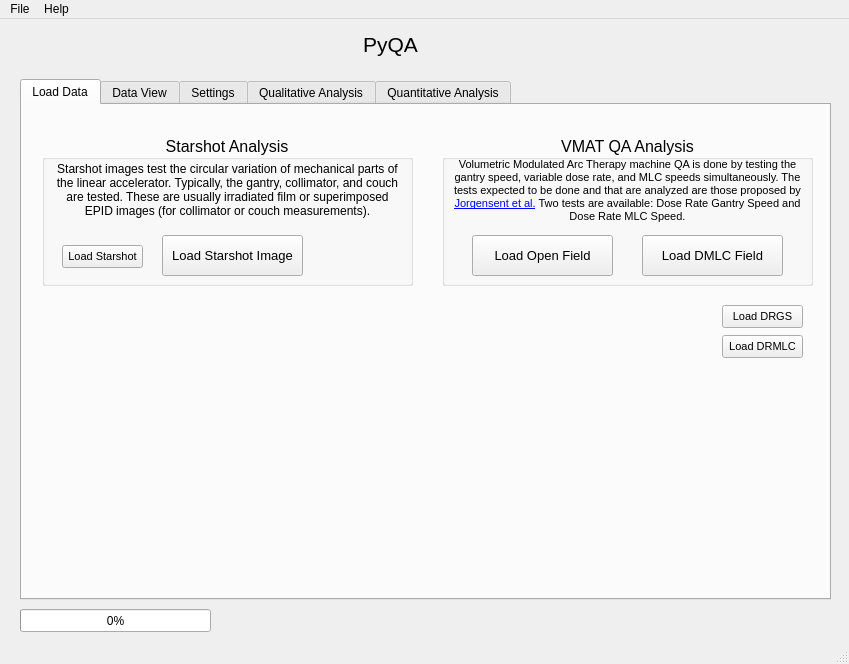
<?xml version="1.0" encoding="UTF-8"?>
<ui version="4.0">
 <class>PyQA_MainWindow</class>
 <widget class="QMainWindow" name="PyQA_MainWindow">
  <property name="geometry">
   <rect>
    <x>0</x>
    <y>0</y>
    <width>849</width>
    <height>664</height>
   </rect>
  </property>
  <property name="sizePolicy">
   <sizepolicy hsizetype="Preferred" vsizetype="Preferred">
    <horstretch>0</horstretch>
    <verstretch>0</verstretch>
   </sizepolicy>
  </property>
  <property name="windowTitle">
   <string>PyQA</string>
  </property>
  <widget class="QWidget" name="centralwidget">
   <widget class="QProgressBar" name="progressBar">
    <property name="enabled">
     <bool>true</bool>
    </property>
    <property name="geometry">
     <rect>
      <x>20</x>
      <y>590</y>
      <width>191</width>
      <height>23</height>
     </rect>
    </property>
    <property name="value">
     <number>0</number>
    </property>
   </widget>
   <widget class="QLabel" name="Title_label">
    <property name="geometry">
     <rect>
      <x>320</x>
      <y>10</y>
      <width>141</width>
      <height>31</height>
     </rect>
    </property>
    <property name="sizePolicy">
     <sizepolicy hsizetype="Maximum" vsizetype="Maximum">
      <horstretch>0</horstretch>
      <verstretch>0</verstretch>
     </sizepolicy>
    </property>
    <property name="text">
     <string>&lt;html&gt;&lt;head/&gt;&lt;body&gt;&lt;p&gt;&lt;span style=&quot; font-size:16pt;&quot;&gt;PyQA&lt;/span&gt;&lt;/p&gt;&lt;/body&gt;&lt;/html&gt;</string>
    </property>
    <property name="scaledContents">
     <bool>true</bool>
    </property>
    <property name="alignment">
     <set>Qt::AlignCenter</set>
    </property>
   </widget>
   <widget class="QTabWidget" name="main_widget">
    <property name="enabled">
     <bool>true</bool>
    </property>
    <property name="geometry">
     <rect>
      <x>20</x>
      <y>60</y>
      <width>811</width>
      <height>521</height>
     </rect>
    </property>
    <property name="tabPosition">
     <enum>QTabWidget::North</enum>
    </property>
    <property name="tabShape">
     <enum>QTabWidget::Rounded</enum>
    </property>
    <property name="currentIndex">
     <number>0</number>
    </property>
    <property name="elideMode">
     <enum>Qt::ElideNone</enum>
    </property>
    <widget class="QWidget" name="load_data_tab">
     <attribute name="title">
      <string>Load Data</string>
     </attribute>
     <widget class="QGroupBox" name="stargroupbox">
      <property name="geometry">
       <rect>
        <x>20</x>
        <y>30</y>
        <width>371</width>
        <height>151</height>
       </rect>
      </property>
      <property name="font">
       <font>
        <pointsize>12</pointsize>
        <weight>50</weight>
        <bold>false</bold>
        <strikeout>false</strikeout>
        <kerning>true</kerning>
       </font>
      </property>
      <property name="title">
       <string>Starshot Analysis</string>
      </property>
      <property name="alignment">
       <set>Qt::AlignCenter</set>
      </property>
      <property name="flat">
       <bool>false</bool>
      </property>
      <property name="checkable">
       <bool>false</bool>
      </property>
      <widget class="QPushButton" name="star_load_img">
       <property name="geometry">
        <rect>
         <x>120</x>
         <y>100</y>
         <width>141</width>
         <height>41</height>
        </rect>
       </property>
       <property name="sizePolicy">
        <sizepolicy hsizetype="Preferred" vsizetype="Preferred">
         <horstretch>0</horstretch>
         <verstretch>0</verstretch>
        </sizepolicy>
       </property>
       <property name="font">
        <font>
         <pointsize>10</pointsize>
        </font>
       </property>
       <property name="text">
        <string>Load Starshot Image</string>
       </property>
       <property name="default">
        <bool>false</bool>
       </property>
      </widget>
      <widget class="QLabel" name="label_5">
       <property name="geometry">
        <rect>
         <x>10</x>
         <y>20</y>
         <width>351</width>
         <height>71</height>
        </rect>
       </property>
       <property name="font">
        <font>
         <pointsize>8</pointsize>
        </font>
       </property>
       <property name="text">
        <string>&lt;html&gt;&lt;head/&gt;&lt;body&gt;&lt;p align=&quot;center&quot;&gt;&lt;span style=&quot; font-size:9pt;&quot;&gt;Starshot images test the circular variation of mechanical parts of the linear accelerator. Typically, the gantry, collimator, and couch are tested. These are usually irradiated film or superimposed EPID images (for collimator or couch measurements).&lt;/span&gt;&lt;/p&gt;&lt;/body&gt;&lt;/html&gt;</string>
       </property>
       <property name="alignment">
        <set>Qt::AlignCenter</set>
       </property>
       <property name="wordWrap">
        <bool>true</bool>
       </property>
      </widget>
      <widget class="QPushButton" name="autoloadStar">
       <property name="geometry">
        <rect>
         <x>20</x>
         <y>110</y>
         <width>81</width>
         <height>23</height>
        </rect>
       </property>
       <property name="font">
        <font>
         <pointsize>8</pointsize>
        </font>
       </property>
       <property name="text">
        <string>Load Starshot</string>
       </property>
      </widget>
     </widget>
     <widget class="QGroupBox" name="stargroupbox_2">
      <property name="geometry">
       <rect>
        <x>420</x>
        <y>30</y>
        <width>371</width>
        <height>151</height>
       </rect>
      </property>
      <property name="font">
       <font>
        <pointsize>12</pointsize>
        <weight>50</weight>
        <bold>false</bold>
        <strikeout>false</strikeout>
        <kerning>true</kerning>
       </font>
      </property>
      <property name="title">
       <string>VMAT QA Analysis</string>
      </property>
      <property name="alignment">
       <set>Qt::AlignCenter</set>
      </property>
      <property name="flat">
       <bool>false</bool>
      </property>
      <property name="checkable">
       <bool>false</bool>
      </property>
      <widget class="QPushButton" name="vmat_load_open_button">
       <property name="geometry">
        <rect>
         <x>30</x>
         <y>100</y>
         <width>141</width>
         <height>41</height>
        </rect>
       </property>
       <property name="sizePolicy">
        <sizepolicy hsizetype="Preferred" vsizetype="Preferred">
         <horstretch>0</horstretch>
         <verstretch>0</verstretch>
        </sizepolicy>
       </property>
       <property name="font">
        <font>
         <pointsize>10</pointsize>
        </font>
       </property>
       <property name="text">
        <string>Load Open Field</string>
       </property>
       <property name="default">
        <bool>false</bool>
       </property>
      </widget>
      <widget class="QLabel" name="label_6">
       <property name="geometry">
        <rect>
         <x>10</x>
         <y>20</y>
         <width>351</width>
         <height>71</height>
        </rect>
       </property>
       <property name="font">
        <font>
         <pointsize>8</pointsize>
        </font>
       </property>
       <property name="text">
        <string>&lt;html&gt;&lt;head/&gt;&lt;body&gt;&lt;p align=&quot;center&quot;&gt;Volumetric Modulated Arc Therapy machine QA is done by testing the gantry speed, variable dose rate, and MLC speeds simultaneously. The tests expected to be done and that are analyzed are those proposed by &lt;a href=&quot;http://scitation.aip.org/content/aapm/journal/medphys/38/3/10.1118/1.3552922&quot;&gt;&lt;span style=&quot; text-decoration: underline; color:#0000ff;&quot;&gt;Jorgensent et al.&lt;/span&gt;&lt;/a&gt; Two tests are available: Dose Rate Gantry Speed and Dose Rate MLC Speed.&lt;/p&gt;&lt;/body&gt;&lt;/html&gt;</string>
       </property>
       <property name="alignment">
        <set>Qt::AlignCenter</set>
       </property>
       <property name="wordWrap">
        <bool>true</bool>
       </property>
      </widget>
      <widget class="QPushButton" name="vmat_load_dmlc_button">
       <property name="geometry">
        <rect>
         <x>200</x>
         <y>100</y>
         <width>141</width>
         <height>41</height>
        </rect>
       </property>
       <property name="sizePolicy">
        <sizepolicy hsizetype="Preferred" vsizetype="Preferred">
         <horstretch>0</horstretch>
         <verstretch>0</verstretch>
        </sizepolicy>
       </property>
       <property name="font">
        <font>
         <pointsize>10</pointsize>
        </font>
       </property>
       <property name="text">
        <string>Load DMLC Field</string>
       </property>
       <property name="default">
        <bool>false</bool>
       </property>
      </widget>
     </widget>
     <widget class="QPushButton" name="autoloadvmat_drgs">
      <property name="geometry">
       <rect>
        <x>700</x>
        <y>200</y>
        <width>81</width>
        <height>23</height>
       </rect>
      </property>
      <property name="font">
       <font>
        <pointsize>8</pointsize>
       </font>
      </property>
      <property name="text">
       <string>Load DRGS</string>
      </property>
     </widget>
     <widget class="QPushButton" name="autoloadvmat_drmlc">
      <property name="geometry">
       <rect>
        <x>700</x>
        <y>230</y>
        <width>81</width>
        <height>23</height>
       </rect>
      </property>
      <property name="font">
       <font>
        <pointsize>8</pointsize>
       </font>
      </property>
      <property name="text">
       <string>Load DRMLC</string>
      </property>
     </widget>
    </widget>
    <widget class="QWidget" name="view_data_tab">
     <attribute name="title">
      <string>Data View</string>
     </attribute>
     <widget class="MatplotlibWidget" name="View_Data_mplw_left" native="true">
      <property name="geometry">
       <rect>
        <x>10</x>
        <y>10</y>
        <width>371</width>
        <height>401</height>
       </rect>
      </property>
      <property name="cursor">
       <cursorShape>CrossCursor</cursorShape>
      </property>
      <property name="autoFillBackground">
       <bool>false</bool>
      </property>
     </widget>
     <widget class="MatplotlibWidget" name="View_Data_mplw_right" native="true">
      <property name="geometry">
       <rect>
        <x>410</x>
        <y>10</y>
        <width>371</width>
        <height>401</height>
       </rect>
      </property>
      <property name="cursor">
       <cursorShape>CrossCursor</cursorShape>
      </property>
      <property name="autoFillBackground">
       <bool>false</bool>
      </property>
     </widget>
    </widget>
    <widget class="QWidget" name="settings_tab">
     <attribute name="title">
      <string>Settings</string>
     </attribute>
     <widget class="QTabWidget" name="Settings_tabWidget">
      <property name="geometry">
       <rect>
        <x>106</x>
        <y>80</y>
        <width>551</width>
        <height>361</height>
       </rect>
      </property>
      <property name="layoutDirection">
       <enum>Qt::LeftToRight</enum>
      </property>
      <property name="tabPosition">
       <enum>QTabWidget::North</enum>
      </property>
      <property name="tabShape">
       <enum>QTabWidget::Rounded</enum>
      </property>
      <property name="currentIndex">
       <number>1</number>
      </property>
      <widget class="QWidget" name="star_settings_tab">
       <attribute name="title">
        <string>Starshot</string>
       </attribute>
       <widget class="QCheckBox" name="star_img_inversion">
        <property name="geometry">
         <rect>
          <x>150</x>
          <y>260</y>
          <width>211</width>
          <height>20</height>
         </rect>
        </property>
        <property name="font">
         <font>
          <pointsize>10</pointsize>
         </font>
        </property>
        <property name="layoutDirection">
         <enum>Qt::RightToLeft</enum>
        </property>
        <property name="text">
         <string>Allow automatic image inversion</string>
        </property>
        <property name="checked">
         <bool>true</bool>
        </property>
       </widget>
       <widget class="QGroupBox" name="groupBox_4">
        <property name="geometry">
         <rect>
          <x>70</x>
          <y>10</y>
          <width>401</width>
          <height>111</height>
         </rect>
        </property>
        <property name="font">
         <font>
          <pointsize>12</pointsize>
         </font>
        </property>
        <property name="title">
         <string>Radius</string>
        </property>
        <property name="alignment">
         <set>Qt::AlignCenter</set>
        </property>
        <widget class="QSpinBox" name="star_radius">
         <property name="geometry">
          <rect>
           <x>210</x>
           <y>30</y>
           <width>51</width>
           <height>22</height>
          </rect>
         </property>
         <property name="sizePolicy">
          <sizepolicy hsizetype="Fixed" vsizetype="Fixed">
           <horstretch>0</horstretch>
           <verstretch>0</verstretch>
          </sizepolicy>
         </property>
         <property name="font">
          <font>
           <pointsize>10</pointsize>
          </font>
         </property>
         <property name="layoutDirection">
          <enum>Qt::LeftToRight</enum>
         </property>
         <property name="alignment">
          <set>Qt::AlignCenter</set>
         </property>
         <property name="minimum">
          <number>5</number>
         </property>
         <property name="maximum">
          <number>95</number>
         </property>
         <property name="value">
          <number>50</number>
         </property>
        </widget>
        <widget class="QLabel" name="label_3">
         <property name="geometry">
          <rect>
           <x>130</x>
           <y>30</y>
           <width>59</width>
           <height>21</height>
          </rect>
         </property>
         <property name="font">
          <font>
           <pointsize>10</pointsize>
          </font>
         </property>
         <property name="text">
          <string>Radius %:</string>
         </property>
         <property name="alignment">
          <set>Qt::AlignCenter</set>
         </property>
        </widget>
        <widget class="QLabel" name="label">
         <property name="geometry">
          <rect>
           <x>30</x>
           <y>60</y>
           <width>341</width>
           <height>41</height>
          </rect>
         </property>
         <property name="font">
          <font>
           <pointsize>8</pointsize>
          </font>
         </property>
         <property name="text">
          <string>&lt;html&gt;&lt;head/&gt;&lt;body&gt;&lt;p align=&quot;center&quot;&gt;Radius is the value between the automatically-determined starting point, which should be near the radiation isocenter, and the closest image edge.&lt;/p&gt;&lt;/body&gt;&lt;/html&gt;</string>
         </property>
         <property name="alignment">
          <set>Qt::AlignCenter</set>
         </property>
         <property name="wordWrap">
          <bool>true</bool>
         </property>
        </widget>
       </widget>
       <widget class="QGroupBox" name="groupBox_5">
        <property name="geometry">
         <rect>
          <x>70</x>
          <y>130</y>
          <width>401</width>
          <height>111</height>
         </rect>
        </property>
        <property name="font">
         <font>
          <pointsize>12</pointsize>
         </font>
        </property>
        <property name="title">
         <string>Peak Height</string>
        </property>
        <property name="alignment">
         <set>Qt::AlignCenter</set>
        </property>
        <widget class="QSpinBox" name="star_min_height">
         <property name="geometry">
          <rect>
           <x>250</x>
           <y>20</y>
           <width>42</width>
           <height>22</height>
          </rect>
         </property>
         <property name="font">
          <font>
           <pointsize>8</pointsize>
          </font>
         </property>
         <property name="toolTip">
          <string>&lt;html&gt;&lt;head/&gt;&lt;body&gt;&lt;p&gt;Minimum Peak Height changes how &amp;quot;tall&amp;quot; a star strip has to be before it's considered a true strip. &lt;/p&gt;&lt;p&gt;-Set this&lt;span style=&quot; font-weight:600;&quot;&gt; lower&lt;/span&gt; for cases where the strips have much different pixel values. E.g. if the algorithm doesn't catch a strip peak this parameter may be too high. &lt;/p&gt;&lt;p&gt;-Set this &lt;span style=&quot; font-weight:600;&quot;&gt;higher&lt;/span&gt; for noisy images. E.g. the algorithm may catch a noisy region as a strip when it's not. If so, increase this parameter&lt;/p&gt;&lt;/body&gt;&lt;/html&gt;</string>
         </property>
         <property name="statusTip">
          <string/>
         </property>
         <property name="whatsThis">
          <string/>
         </property>
         <property name="minimum">
          <number>10</number>
         </property>
         <property name="maximum">
          <number>90</number>
         </property>
         <property name="singleStep">
          <number>5</number>
         </property>
         <property name="value">
          <number>30</number>
         </property>
        </widget>
        <widget class="QLabel" name="label_4">
         <property name="geometry">
          <rect>
           <x>90</x>
           <y>20</y>
           <width>151</width>
           <height>21</height>
          </rect>
         </property>
         <property name="font">
          <font>
           <pointsize>10</pointsize>
          </font>
         </property>
         <property name="text">
          <string>Minimum Peak Height %:</string>
         </property>
        </widget>
        <widget class="QLabel" name="label_2">
         <property name="geometry">
          <rect>
           <x>20</x>
           <y>50</y>
           <width>361</width>
           <height>51</height>
          </rect>
         </property>
         <property name="font">
          <font>
           <pointsize>8</pointsize>
          </font>
         </property>
         <property name="text">
          <string>&lt;html&gt;&lt;head/&gt;&lt;body&gt;&lt;p align=&quot;center&quot;&gt;Peak Height is the pixel value a radiation spoke must be higher than (relative to the maximum value) to be considered a valid peak. This prevents interference from noise. If radiation strips are different in magnitude (e.g. different MU), lower this value if need be.&lt;/p&gt;&lt;/body&gt;&lt;/html&gt;</string>
         </property>
         <property name="wordWrap">
          <bool>true</bool>
         </property>
        </widget>
       </widget>
       <widget class="QLabel" name="label_11">
        <property name="geometry">
         <rect>
          <x>60</x>
          <y>310</y>
          <width>431</width>
          <height>20</height>
         </rect>
        </property>
        <property name="text">
         <string>&lt;html&gt;&lt;head/&gt;&lt;body&gt;&lt;p align=&quot;center&quot;&gt;For more information about the Starshot algorithm and settings, visit the &lt;a href=&quot;http://pylinac.readthedocs.org/en/latest/starshot_docs.html#algorithm&quot;&gt;&lt;span style=&quot; text-decoration: underline; color:#0000ff;&quot;&gt;documentation.&lt;/span&gt;&lt;/a&gt;&lt;/p&gt;&lt;/body&gt;&lt;/html&gt;</string>
        </property>
       </widget>
      </widget>
      <widget class="QWidget" name="vmat_settings_tab">
       <attribute name="title">
        <string>VMAT</string>
       </attribute>
       <widget class="QGroupBox" name="groupBox_2">
        <property name="geometry">
         <rect>
          <x>100</x>
          <y>20</y>
          <width>341</width>
          <height>111</height>
         </rect>
        </property>
        <property name="font">
         <font>
          <pointsize>12</pointsize>
         </font>
        </property>
        <property name="title">
         <string>Test</string>
        </property>
        <property name="alignment">
         <set>Qt::AlignCenter</set>
        </property>
        <widget class="QComboBox" name="vmat_test_box">
         <property name="geometry">
          <rect>
           <x>100</x>
           <y>30</y>
           <width>151</width>
           <height>21</height>
          </rect>
         </property>
         <property name="font">
          <font>
           <pointsize>8</pointsize>
          </font>
         </property>
         <item>
          <property name="text">
           <string>Dose Rate Gantry Speed</string>
          </property>
         </item>
         <item>
          <property name="text">
           <string>Dose Rate MLC Speed</string>
          </property>
         </item>
        </widget>
        <widget class="QLabel" name="label_8">
         <property name="geometry">
          <rect>
           <x>10</x>
           <y>60</y>
           <width>321</width>
           <height>41</height>
          </rect>
         </property>
         <property name="font">
          <font>
           <pointsize>8</pointsize>
          </font>
         </property>
         <property name="text">
          <string>&lt;html&gt;&lt;head/&gt;&lt;body&gt;&lt;p align=&quot;center&quot;&gt;Select the test to be performed. DRGS is a 7-segment test, and DRMLC is a 4 segment test.&lt;/p&gt;&lt;/body&gt;&lt;/html&gt;</string>
         </property>
         <property name="wordWrap">
          <bool>true</bool>
         </property>
        </widget>
       </widget>
       <widget class="QGroupBox" name="groupBox_3">
        <property name="geometry">
         <rect>
          <x>100</x>
          <y>150</y>
          <width>341</width>
          <height>111</height>
         </rect>
        </property>
        <property name="font">
         <font>
          <pointsize>12</pointsize>
         </font>
        </property>
        <property name="title">
         <string>Tolerance</string>
        </property>
        <property name="alignment">
         <set>Qt::AlignCenter</set>
        </property>
        <widget class="QDoubleSpinBox" name="vmat_tolerance_box">
         <property name="geometry">
          <rect>
           <x>190</x>
           <y>30</y>
           <width>41</width>
           <height>22</height>
          </rect>
         </property>
         <property name="font">
          <font>
           <pointsize>8</pointsize>
          </font>
         </property>
         <property name="decimals">
          <number>1</number>
         </property>
         <property name="minimum">
          <double>0.100000000000000</double>
         </property>
         <property name="maximum">
          <double>10.000000000000000</double>
         </property>
         <property name="singleStep">
          <double>0.500000000000000</double>
         </property>
         <property name="value">
          <double>3.000000000000000</double>
         </property>
        </widget>
        <widget class="QLabel" name="label_7">
         <property name="geometry">
          <rect>
           <x>70</x>
           <y>30</y>
           <width>111</width>
           <height>20</height>
          </rect>
         </property>
         <property name="font">
          <font>
           <pointsize>8</pointsize>
          </font>
         </property>
         <property name="text">
          <string>Deviation Tolerance %:</string>
         </property>
        </widget>
        <widget class="QLabel" name="label_9">
         <property name="geometry">
          <rect>
           <x>10</x>
           <y>60</y>
           <width>321</width>
           <height>41</height>
          </rect>
         </property>
         <property name="font">
          <font>
           <pointsize>8</pointsize>
          </font>
         </property>
         <property name="text">
          <string>&lt;html&gt;&lt;head/&gt;&lt;body&gt;&lt;p align=&quot;center&quot;&gt;Tolerance is the value that a sample must be below to be considered passing. The calculation follows that given by Jorgensen et al.&lt;/p&gt;&lt;/body&gt;&lt;/html&gt;</string>
         </property>
         <property name="wordWrap">
          <bool>true</bool>
         </property>
        </widget>
       </widget>
       <widget class="QLabel" name="label_10">
        <property name="geometry">
         <rect>
          <x>60</x>
          <y>310</y>
          <width>431</width>
          <height>20</height>
         </rect>
        </property>
        <property name="text">
         <string>&lt;html&gt;&lt;head/&gt;&lt;body&gt;&lt;p align=&quot;center&quot;&gt;For more information about the VMAT QA algorithm and settings, visit the &lt;a href=&quot;http://pylinac.readthedocs.org/en/latest/vmat_docs.html#algorithm&quot;&gt;&lt;span style=&quot; text-decoration: underline; color:#0000ff;&quot;&gt;documentation.&lt;/span&gt;&lt;/a&gt;&lt;/p&gt;&lt;/body&gt;&lt;/html&gt;</string>
        </property>
       </widget>
      </widget>
     </widget>
     <widget class="QPushButton" name="analyze_button">
      <property name="geometry">
       <rect>
        <x>320</x>
        <y>30</y>
        <width>121</width>
        <height>41</height>
       </rect>
      </property>
      <property name="font">
       <font>
        <pointsize>10</pointsize>
       </font>
      </property>
      <property name="text">
       <string>Analyze</string>
      </property>
     </widget>
    </widget>
    <widget class="QWidget" name="tab_4">
     <attribute name="title">
      <string>Qualitative Analysis</string>
     </attribute>
     <widget class="MatplotlibWidget" name="qual_mplw_left" native="true">
      <property name="geometry">
       <rect>
        <x>10</x>
        <y>70</y>
        <width>351</width>
        <height>351</height>
       </rect>
      </property>
      <property name="cursor">
       <cursorShape>CrossCursor</cursorShape>
      </property>
      <property name="autoFillBackground">
       <bool>false</bool>
      </property>
     </widget>
     <widget class="MatplotlibWidget" name="qual_mplw_right" native="true">
      <property name="geometry">
       <rect>
        <x>380</x>
        <y>70</y>
        <width>351</width>
        <height>351</height>
       </rect>
      </property>
      <property name="cursor">
       <cursorShape>CrossCursor</cursorShape>
      </property>
      <property name="autoFillBackground">
       <bool>false</bool>
      </property>
     </widget>
     <widget class="MatplotlibWidget" name="qual_mplw_main" native="true">
      <property name="geometry">
       <rect>
        <x>210</x>
        <y>20</y>
        <width>421</width>
        <height>461</height>
       </rect>
      </property>
      <property name="cursor">
       <cursorShape>CrossCursor</cursorShape>
      </property>
      <property name="autoFillBackground">
       <bool>false</bool>
      </property>
     </widget>
    </widget>
    <widget class="QWidget" name="tab_5">
     <attribute name="title">
      <string>Quantitative Analysis</string>
     </attribute>
     <widget class="QGroupBox" name="groupBox">
      <property name="geometry">
       <rect>
        <x>20</x>
        <y>20</y>
        <width>311</width>
        <height>401</height>
       </rect>
      </property>
      <property name="title">
       <string>Results</string>
      </property>
      <property name="alignment">
       <set>Qt::AlignCenter</set>
      </property>
      <widget class="QTextBrowser" name="results_browser">
       <property name="geometry">
        <rect>
         <x>10</x>
         <y>20</y>
         <width>291</width>
         <height>371</height>
        </rect>
       </property>
      </widget>
     </widget>
     <widget class="MatplotlibWidget" name="quan_mplw" native="true">
      <property name="geometry">
       <rect>
        <x>380</x>
        <y>20</y>
        <width>401</width>
        <height>331</height>
       </rect>
      </property>
      <property name="cursor">
       <cursorShape>CrossCursor</cursorShape>
      </property>
      <property name="autoFillBackground">
       <bool>false</bool>
      </property>
     </widget>
    </widget>
   </widget>
  </widget>
  <widget class="QMenuBar" name="menubar">
   <property name="geometry">
    <rect>
     <x>0</x>
     <y>0</y>
     <width>849</width>
     <height>21</height>
    </rect>
   </property>
   <widget class="QMenu" name="menuFile">
    <property name="title">
     <string>File</string>
    </property>
   </widget>
   <widget class="QMenu" name="menuHelp">
    <property name="title">
     <string>Help</string>
    </property>
    <addaction name="actionAbout"/>
   </widget>
   <addaction name="menuFile"/>
   <addaction name="menuHelp"/>
  </widget>
  <widget class="QStatusBar" name="statusbar"/>
  <action name="actionAbout">
   <property name="text">
    <string>About</string>
   </property>
  </action>
 </widget>
 <customwidgets>
  <customwidget>
   <class>MatplotlibWidget</class>
   <extends>QWidget</extends>
   <header>matplotlibwidget</header>
  </customwidget>
 </customwidgets>
 <resources/>
 <connections/>
</ui>
